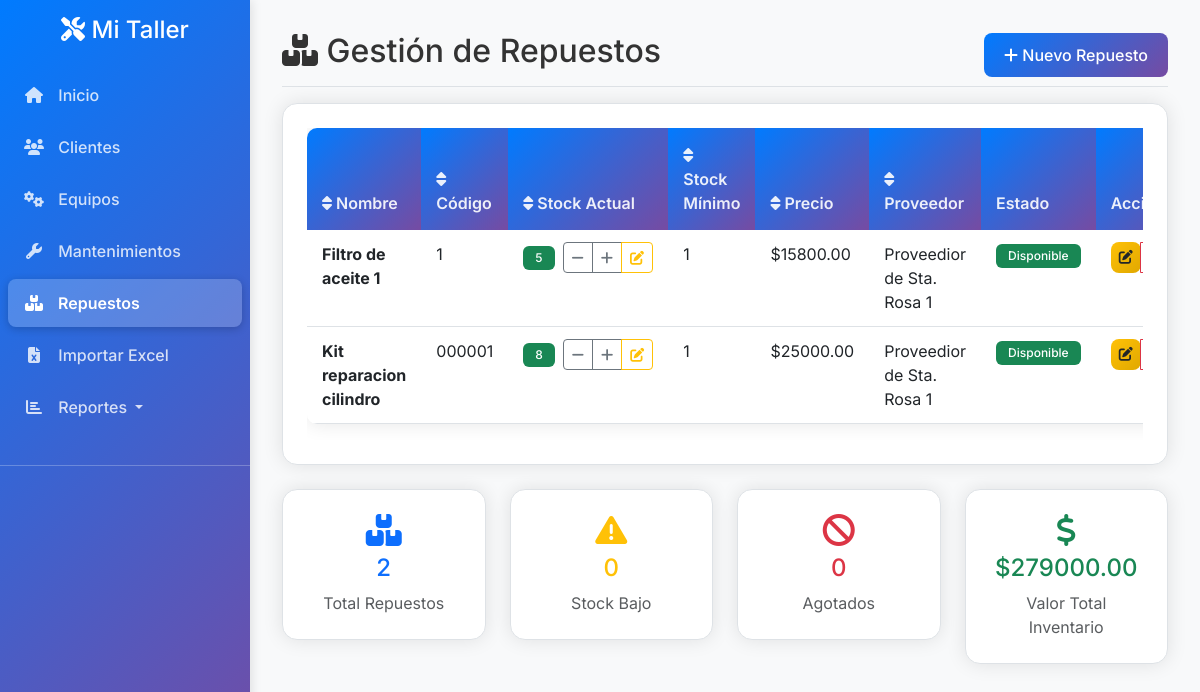
Screenshot of /repuestos with the database file from the repository.
### tables this page shows
CREATE TABLE repuestos (
            id INTEGER PRIMARY KEY AUTOINCREMENT,
            nombre TEXT NOT NULL,
            codigo TEXT UNIQUE,
            descripcion TEXT,
            stock_actual INTEGER DEFAULT 0,
            stock_minimo INTEGER DEFAULT 0,
            precio_unitario REAL,
            proveedor TEXT,
            ubicacion TEXT,
            fecha_creacion TIMESTAMP DEFAULT CURRENT_TIMESTAMP
        , usuario_creacion INTEGER REFERENCES usuarios(id), usuario_modificacion INTEGER REFERENCES usuarios(id));

### app.py (the view)
@app.route('/repuestos')
def repuestos():
    conn = get_db_connection()
    repuestos = conn.execute('''
        SELECT * FROM repuestos
        ORDER BY nombre
    ''').fetchall()
    alertas_stock = conn.execute('''
        SELECT * FROM repuestos
        WHERE stock_actual <= stock_minimo AND stock_minimo > 0
        ORDER BY (stock_actual - stock_minimo) ASC
    ''').fetchall()
    valor_total_inventario = 0
    for repuesto in repuestos:
        if repuesto['precio_unitario'] and repuesto['stock_actual']:
            valor_total_inventario += repuesto['stock_actual'] * repuesto['precio_unitario']
    conn.close()
    return render_template('repuestos.html',
                         repuestos=repuestos,
                         alertas_stock=alertas_stock,
                         valor_total_inventario=valor_total_inventario)

### app.py (called while the page is built, shortened)
def get_db_connection():
    try:
        conn = sqlite3.connect(DATABASE, timeout=30.0)
        conn.row_factory = sqlite3.Row
        conn.execute('PRAGMA foreign_keys = ON')
        conn.execute('PRAGMA journal_mode = WAL')
        conn.execute('PRAGMA synchronous = NORMAL')
        conn.execute('PRAGMA cache_size = 10000')
        conn.execute('PRAGMA temp_store = MEMORY')
        conn.execute('PRAGMA mmap_size = 268435456')  # 256MB
        return conn
    except Exception as e:
        logging.error(f"Error conectando a la base de datos: {str(e)}")
        raise

@app.before_request
def load_user():
    g.user = None

### templates/repuestos.html (shortened to what this page needs)
{% extends "base.html" %}
{% block content %}
<div class="d-flex justify-content-between flex-wrap flex-md-nowrap align-items-center pb-2 mb-3 border-bottom">
    <h1 class="h2"><i class="fas fa-boxes"></i> Gestión de Repuestos</h1>
    <div class="btn-toolbar mb-2 mb-md-0">
        <a href="{{ url_for('nuevo_repuesto') }}" class="btn btn-primary">
            <i class="fas fa-plus"></i> Nuevo Repuesto
        </a>
    </div>
</div>
<div class="card">
    <div class="card-body">
        {% if repuestos %}
            <div class="table-responsive">
                <table class="table table-hover" id="repuestosTable">
                    <thead class="table-light">
                        <tr>
                            <th class="sortable" data-column="nombre">
                                <i class="fas fa-sort"></i> Nombre
                            </th>
                            <th class="sortable" data-column="codigo">
                                <i class="fas fa-sort"></i> Código
                            </th>
                            <th class="sortable" data-column="stock_actual">
                                <i class="fas fa-sort"></i> Stock Actual
                            </th>
                            <th class="sortable" data-column="stock_minimo">
                                <i class="fas fa-sort"></i> Stock Mínimo
                            </th>
                            <th class="sortable" data-column="precio_unitario">
                                <i class="fas fa-sort"></i> Precio
                            </th>
                            <th class="sortable" data-column="proveedor">
                                <i class="fas fa-sort"></i> Proveedor
                            </th>
                            <th>Estado</th>
                            <th>Acciones</th>
                        </tr>
                    </thead>
                    <tbody>
                        {% for repuesto in repuestos %}
                        <tr>
                            <td><strong>{{ repuesto.nombre }}</strong></td>
                            <td>{{ repuesto.codigo or '-' }}</td>
                            <td>
                                <div class="d-flex align-items-center gap-2">
                                    <span class="badge bg-{{ 'danger' if repuesto.stock_actual <= repuesto.stock_minimo and repuesto.stock_minimo > 0 else 'success' }}">
                                        {{ repuesto.stock_actual }}
                                    </span>
                                    <div class="btn-group" role="group">
                                        <button type="button" class="btn btn-sm btn-outline-secondary ajustar-stock"
                                                data-id="{{ repuesto.id }}"
                                                data-stock="{{ repuesto.stock_actual - 1 }}"
                                                data-nombre="{{ repuesto.nombre }}"
                                                data-accion="decrementar"
                                                title="Reducir stock">
                                            <i class="fas fa-minus"></i>
                                        </button>
                                        <button type="button" class="btn btn-sm btn-outline-secondary ajustar-stock"
                                                data-id="{{ repuesto.id }}"
                                                data-stock="{{ repuesto.stock_actual + 1 }}"
                                                data-nombre="{{ repuesto.nombre }}"
                                                data-accion="incrementar"
                                                title="Aumentar stock">
                                            <i class="fas fa-plus"></i>
                                        </button>
                                        <button type="button" class="btn btn-sm btn-outline-warning mostrar-modal-stock"
                                                data-id="{{ repuesto.id }}"
                                                data-stock="{{ repuesto.stock_actual }}"
                                                data-nombre="{{ repuesto.nombre }}"
                                                title="Ajuste personalizado">
                                            <i class="fas fa-edit"></i>
                                        </button>
                                    </div>
                                </div>
                            </td>
                            <td>{{ repuesto.stock_minimo }}</td>
                            <td>
                                {% if repuesto.precio_unitario %}
                                    ${{ "%.2f"|format(repuesto.precio_unitario) }}
                                {% else %}
                                    -
                                {% endif %}
                            </td>
                            <td>{{ repuesto.proveedor or '-' }}</td>
                            <td>
                                {% if repuesto.stock_actual <= repuesto.stock_minimo and repuesto.stock_minimo > 0 %}
                                    <span class="badge bg-warning">Stock Bajo</span>
                                {% elif repuesto.stock_actual == 0 %}
                                    <span class="badge bg-danger">Agotado</span>
                                {% else %}
                                    <span class="badge bg-success">Disponible</span>
                                {% endif %}
                            </td>
                            <td>
                                <div class="btn-group" role="group">
                                    <a href="{{ url_for('editar_repuesto', id=repuesto.id) }}"
                                       class="btn btn-sm btn-warning" title="Editar repuesto">
                                        <i class="fas fa-edit"></i>
                                    </a>
                                    <button type="button"
                                            class="btn btn-sm btn-outline-danger eliminar-repuesto"
                                            data-id="{{ repuesto.id }}"
                                            data-nombre="{{ repuesto.nombre }}"
                                            data-stock="{{ repuesto.stock_actual }}"
                                            title="Eliminar repuesto">
                                    </button>
                                </div>
                            </td>
                        </tr>
                        {% endfor %}
                    </tbody>
                </table>
            </div>
        {% endif %}
    </div>
</div>
{% if repuestos %}
<div class="row mt-4">
    <div class="col-md-3">
        <div class="card text-center">
            <div class="card-body">
                <i class="fas fa-boxes fa-2x text-primary mb-2"></i>
                <h4 class="text-primary">{{ repuestos|length }}</h4>
                <p class="text-muted mb-0">Total Repuestos</p>
            </div>
        </div>
    </div>
    <div class="col-md-3">
        <div class="card text-center">
            <div class="card-body">
                <i class="fas fa-exclamation-triangle fa-2x text-warning mb-2"></i>
                <h4 class="text-warning">{{ alertas_stock|length }}</h4>
                <p class="text-muted mb-0">Stock Bajo</p>
            </div>
        </div>
    </div>
    <div class="col-md-3">
        <div class="card text-center">
            <div class="card-body">
                <i class="fas fa-ban fa-2x text-danger mb-2"></i>
                <h4 class="text-danger">{{ repuestos|selectattr('stock_actual', 'equalto', 0)|list|length }}</h4>
                <p class="text-muted mb-0">Agotados</p>
            </div>
        </div>
    </div>
    <div class="col-md-3">
        <div class="card text-center">
            <div class="card-body">
                <i class="fas fa-dollar-sign fa-2x text-success mb-2"></i>
                <h4 class="text-success">
                    ${{ "%.2f"|format(valor_total_inventario) }}
                </h4>
                <p class="text-muted mb-0">Valor Total Inventario</p>
            </div>
        </div>
    </div>
</div>
{% endif %}
{% endblock %}

### static/css/themes.css (style rules this page uses)
:root { --color-primary: #007bff; --color-secondary: #6c757d; --color-success: #28a745; --color-danger: #dc3545; --color-warning: #ffc107; --color-info: #17a2b8; --bg-primary: #ffffff; --bg-secondary: #f8f9fa; --bg-tertiary: #e9ecef; --bg-card: var(--bg-primary); --bg-accent: linear-gradient(135deg, var(--color-primary) 0%, #764ba2 100%); --bg-body: var(--bg-secondary); --text-primary: #333333; --text-secondary: #6c757d; --text-muted: #6c757d; --text-light: rgba(255,255,255,0.9); --text-white: #ffffff; --border-color: #dee2e6; --border-light: rgba(0,0,0,0.125); --border-radius: 0.375rem; --success: var(--color-success); --warning: var(--color-warning); --danger: var(--color-danger); --info: var(--color-info); --sidebar-bg: var(--bg-accent); --sidebar-text: rgba(255,255,255,0.8); --sidebar-text-hover: #ffffff; --sidebar-active: rgba(255,255,255,0.2); --shadow: 0 0 20px rgba(0,0,0,0.1); --shadow-hover: 0 5px 25px rgba(0,0,0,0.15); --shadow-lg: 0 10px 40px rgba(0,0,0,0.15); --transition-fast: 0.2s ease; --transition-normal: 0.3s ease; --transition-slow: 0.5s ease; }
body { background-color: var(--bg-body) !important; color: var(--text-primary) !important; transition: all var(--transition-normal); font-family: 'Segoe UI', Tahoma, Geneva, Verdana, sans-serif; }
.card { background-color: var(--bg-card) !important; border-color: var(--border-color) !important; color: var(--text-primary) !important; }
.btn-primary { background-color: var(--color-primary) !important; border-color: var(--color-primary) !important; }
.btn-warning { background-color: var(--color-warning) !important; border-color: var(--color-warning) !important; }
.card { background-color: var(--bg-primary) !important; border: 1px solid var(--border-color) !important; border-radius: 15px !important; box-shadow: var(--shadow) !important; transition: all var(--transition-normal); overflow: hidden; }
.card-body { padding: 1.5rem; }
.btn-primary { background: var(--bg-accent) !important; border: none !important; border-radius: 8px !important; padding: 10px 20px; font-weight: 500; transition: all var(--transition-fast); }
.btn-warning { background: linear-gradient(135deg, var(--warning) 0%, #e0a800 100%) !important; border: none !important; border-radius: 8px !important; color: #212529 !important; }
.table { background-color: var(--bg-primary) !important; color: var(--text-primary) !important; border-radius: 10px; overflow: hidden; box-shadow: var(--shadow); }
.table thead th { background: var(--bg-accent) !important; color: var(--text-light) !important; border: none !important; font-weight: 600; padding: 15px; }
.table tbody tr { transition: all var(--transition-fast); }
.table tbody td { padding: 12px 15px; border-color: var(--border-color) !important; }
.badge { border-radius: 6px !important; padding: 6px 12px; font-weight: 500; }

### templates/base.html (style rules this page uses)
body, .sidebar { font-family: 'Inter', 'Segoe UI', Tahoma, Geneva, Verdana, sans-serif !important; }

### rows the page displays
repuestos: nombre "Filtro de aceite 1", codigo "1", stock_actual "5", stock_minimo "1", precio_unitario "15800.00", proveedor "Proveedior de Sta. Rosa 1", shows "Disponible"
repuestos: nombre "Kit reparacion cilindro", codigo "000001", stock_actual "8", stock_minimo "1", precio_unitario "25000.00", proveedor "Proveedior de Sta. Rosa 1", shows "Disponible"

### other values shown
{{ repuestos|length }} "2"
{{ alertas_stock|length }} "0"
{{ repuestos|selectattr('stock_actual', 'equalto', 0)|list|length }} "0"
{{ "%.2f"|format(valor_total_inventario) }} "279000.00"
